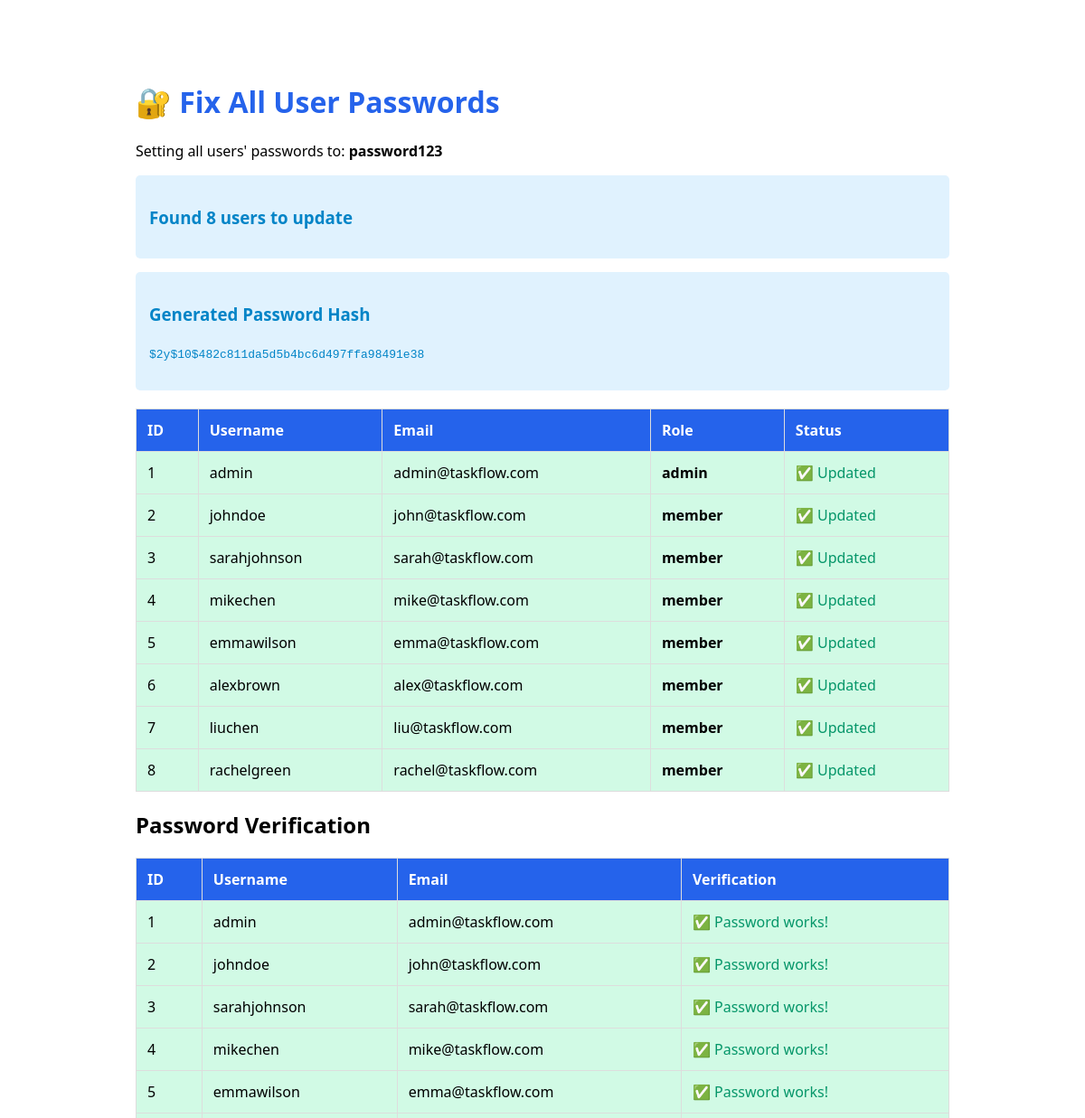
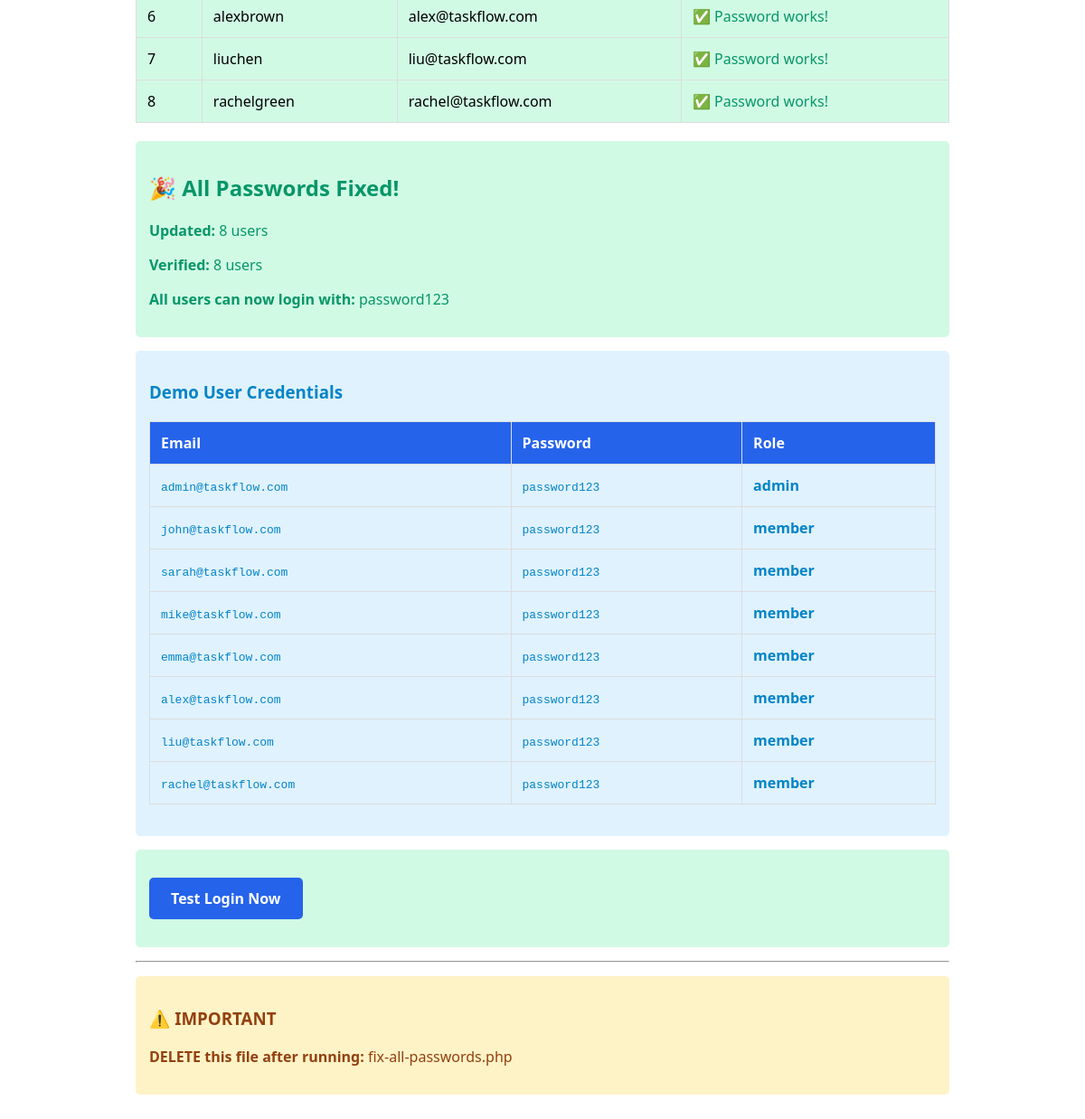
Screenshot of /fix-all-passwords.php with the database file from the repository (2 pictures, top to bottom).
### tables this page shows
CREATE TABLE users (
    id INT PRIMARY KEY AUTO_INCREMENT,
    username VARCHAR(50) UNIQUE NOT NULL,
    email VARCHAR(100) UNIQUE NOT NULL,
    password VARCHAR(255) NOT NULL,
    full_name VARCHAR(100) NOT NULL,
    avatar VARCHAR(255) DEFAULT 'default-avatar.png',
    role ENUM('admin', 'member') DEFAULT 'member',
    created_at TIMESTAMP DEFAULT CURRENT_TIMESTAMP,
    last_login TIMESTAMP NULL,
    INDEX idx_email (email),
    INDEX idx_username (username)
);

### fix-all-passwords.php (the view, shortened to what this page needs)
<?php
require_once 'config/config.php';
echo "<!DOCTYPE html><html><head><title>Fix All Passwords</title><style>body{font-family:system-ui;max-width:900px;margin:50px auto;padding:20px}h1{color:#2563eb}.success{color:#059669;padding:15px;background:#d1fae5;border-radius:5px;margin:15px 0}.error{color:#dc2626;padding:15px;background:#fee2e2;border-radius:5px;margin:15px 0}.info{color:#0284c7;padding:15px;background:#e0f2fe;border-radius:5px;margin:15px 0}table{width:100%;border-collapse:collapse;margin:20px 0}th,td{border:1px solid #ddd;padding:12px;text-align:left}th{background:#2563eb;color:white}</style></head><body>";
echo "<h1>🔐 Fix All User Passwords</h1>";
echo "<p>Setting all users' passwords to: <strong>password123</strong></p>";
try {
    $usersStmt = $pdo->query("SELECT id, username, email, role FROM users ORDER BY id");
    $users = $usersStmt->fetchAll();
    echo "<div class='info'>";
    echo "<h3>Found " . count($users) . " users to update</h3>";
    echo "</div>";
    $newPassword = 'password123';
    $newHash = password_hash($newPassword, PASSWORD_BCRYPT);
    echo "<div class='info'>";
    echo "<h3>Generated Password Hash</h3>";
    echo "<p><code>" . htmlspecialchars($newHash) . "</code></p>";
    echo "</div>";
    $updateStmt = $pdo->prepare("UPDATE users SET password = ? WHERE id = ?");
    $updated = 0;
    $failed = 0;
    echo "<table>";
    echo "<tr><th>ID</th><th>Username</th><th>Email</th><th>Role</th><th>Status</th></tr>";
    foreach ($users as $user) {
        try {
            $result = $updateStmt->execute([$newHash, $user['id']]);
            if ($result) {
                echo "<tr style='background:#d1fae5'>";
                echo "<td>{$user['id']}</td>";
                echo "<td>" . htmlspecialchars($user['username']) . "</td>";
                echo "<td>" . htmlspecialchars($user['email']) . "</td>";
                echo "<td><strong>" . htmlspecialchars($user['role']) . "</strong></td>";
                echo "<td style='color:#059669'>✅ Updated</td>";
                echo "</tr>";
                $updated++;
            }
        } catch (PDOException $e) {
            echo "<tr style='background:#fee2e2'>";
            echo "<td>{$user['id']}</td>";
            echo "<td>" . htmlspecialchars($user['username']) . "</td>";
            echo "<td>" . htmlspecialchars($user['email']) . "</td>";
            echo "<td>" . htmlspecialchars($user['role']) . "</td>";
            echo "<td style='color:#dc2626'>❌ Error: " . htmlspecialchars($e->getMessage()) . "</td>";
            echo "</tr>";
            $failed++;
        }
    }
    echo "</table>";
    echo "<h2>Password Verification</h2>";
    $verifyStmt = $pdo->query("SELECT id, username, email, password FROM users ORDER BY id");
    $verifyUsers = $verifyStmt->fetchAll();
    $verified = 0;
    echo "<table>";
    echo "<tr><th>ID</th><th>Username</th><th>Email</th><th>Verification</th></tr>";
    foreach ($verifyUsers as $user) {
        $isValid = password_verify($newPassword, $user['password']);
        if ($isValid) {
            echo "<tr style='background:#d1fae5'>";
            echo "<td>{$user['id']}</td>";
            echo "<td>" . htmlspecialchars($user['username']) . "</td>";
            echo "<td>" . htmlspecialchars($user['email']) . "</td>";
            echo "<td style='color:#059669'>✅ Password works!</td>";
            echo "</tr>";
            $verified++;
        }
    }
    echo "</table>";
    if ($verified === count($users) && $failed === 0) {
        echo "<div class='success'>";
        echo "<h2>🎉 All Passwords Fixed!</h2>";
        echo "<p><strong>Updated:</strong> {$updated} users</p>";
        echo "<p><strong>Verified:</strong> {$verified} users</p>";
        echo "<p><strong>All users can now login with:</strong> password123</p>";
        echo "</div>";
        echo "<div class='info'>";
        echo "<h3>Demo User Credentials</h3>";
        echo "<table>";
        echo "<tr><th>Email</th><th>Password</th><th>Role</th></tr>";
        $displayStmt = $pdo->query("SELECT email, role FROM users ORDER BY id");
        $displayUsers = $displayStmt->fetchAll();
        foreach ($displayUsers as $u) {
            echo "<tr>";
            echo "<td><code>" . htmlspecialchars($u['email']) . "</code></td>";
            echo "<td><code>password123</code></td>";
            echo "<td><strong>" . htmlspecialchars($u['role']) . "</strong></td>";
            echo "</tr>";
        }
        echo "</table>";
        echo "</div>";
        echo "<div class='success'>";
        echo "<p><a href='auth/login.php' style='background:#2563eb;color:white;padding:12px 24px;text-decoration:none;border-radius:5px;display:inline-block;font-weight:bold'>Test Login Now</a></p>";
        echo "</div>";
    }
} catch (PDOException $e) {
    echo "<div class='error'>";
    echo "<h3>❌ Database Error</h3>";
    echo "<p>" . htmlspecialchars($e->getMessage()) . "</p>";
    echo "</div>";
}
echo "<hr>";
echo "<div style='background:#fef3c7;padding:15px;border-radius:5px;margin:15px 0;color:#92400e'>";
echo "<h3>⚠️ IMPORTANT</h3>";
echo "<p><strong>DELETE this file after running:</strong> fix-all-passwords.php</p>";
echo "</div>";
echo "</body></html>";
?>

### fix-all-passwords.php (style rules this page uses)
body { font-family:system-ui;max-width:900px;margin:50px auto;padding:20px }
h1 { color:#2563eb }
.success { color:#059669;padding:15px;background:#d1fae5;border-radius:5px;margin:15px 0 }
.info { color:#0284c7;padding:15px;background:#e0f2fe;border-radius:5px;margin:15px 0 }
table { width:100%;border-collapse:collapse;margin:20px 0 }
th,td { border:1px solid #ddd;padding:12px;text-align:left }
th { background:#2563eb;color:white }

### rows the page displays
users: id "1", username "admin", email "admin@taskflow.com", role "admin"
users: id "2", username "johndoe", email "john@taskflow.com", role "member"
users: id "3", username "sarahjohnson", email "sarah@taskflow.com", role "member"
users: id "4", username "mikechen", email "mike@taskflow.com", role "member"
users: id "5", username "emmawilson", email "emma@taskflow.com", role "member"
users: id "6", username "alexbrown", email "alex@taskflow.com", role "member"
users: id "7", username "liuchen", email "liu@taskflow.com", role "member"
users: id "8", username "rachelgreen", email "rachel@taskflow.com", role "member"

### other values shown
count($users) "8"
$newHash "$2y$10$482c811da5d5b4bc6d497ffa98491e38"
$updated "8"
$verified "8"
